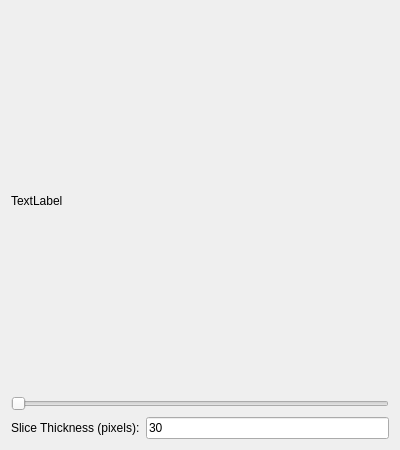
<?xml version="1.0" encoding="UTF-8"?>
<ui version="4.0">
 <class>AngioViewer3DForm</class>
 <widget class="QWidget" name="AngioViewer3DForm">
  <property name="geometry">
   <rect>
    <x>0</x>
    <y>0</y>
    <width>400</width>
    <height>450</height>
   </rect>
  </property>
  <property name="windowTitle">
   <string>Form</string>
  </property>
  <layout class="QVBoxLayout" name="verticalLayout">
   <item>
    <widget class="QLabel" name="label_angioview">
     <property name="sizePolicy">
      <sizepolicy hsizetype="MinimumExpanding" vsizetype="MinimumExpanding">
       <horstretch>0</horstretch>
       <verstretch>0</verstretch>
      </sizepolicy>
     </property>
     <property name="text">
      <string>TextLabel</string>
     </property>
    </widget>
   </item>
   <item>
    <widget class="QSlider" name="horizontalSlider_zpos">
     <property name="orientation">
      <enum>Qt::Horizontal</enum>
     </property>
    </widget>
   </item>
   <item>
    <layout class="QHBoxLayout" name="horizontalLayout">
     <item>
      <widget class="QLabel" name="label">
       <property name="text">
        <string>Slice Thickness (pixels):</string>
       </property>
      </widget>
     </item>
     <item>
      <widget class="QLineEdit" name="lineEdit_sliceThickness">
       <property name="text">
        <string>30</string>
       </property>
      </widget>
     </item>
    </layout>
   </item>
  </layout>
 </widget>
 <resources/>
 <connections/>
</ui>
